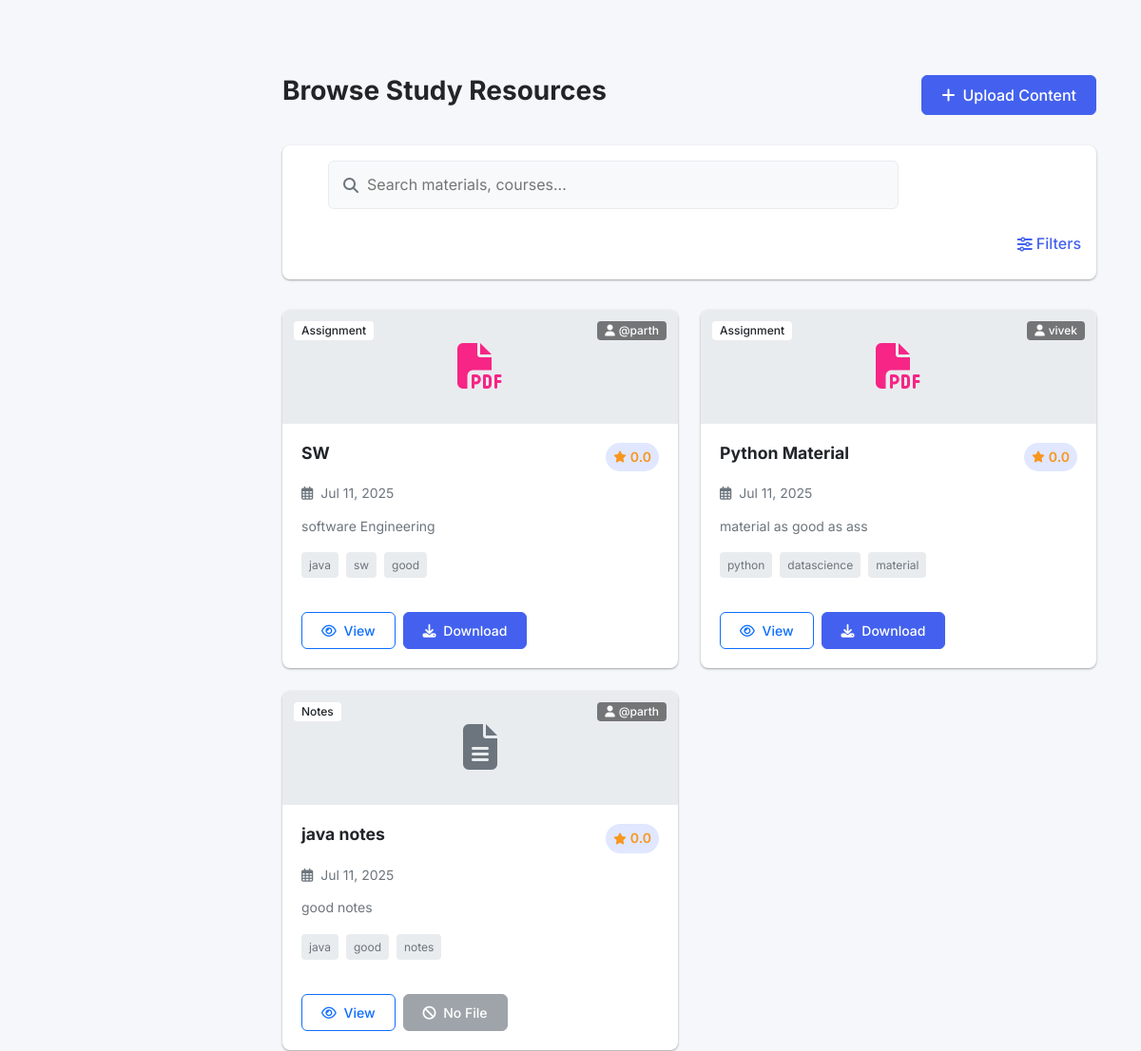
The app's page / (middle part), older data.
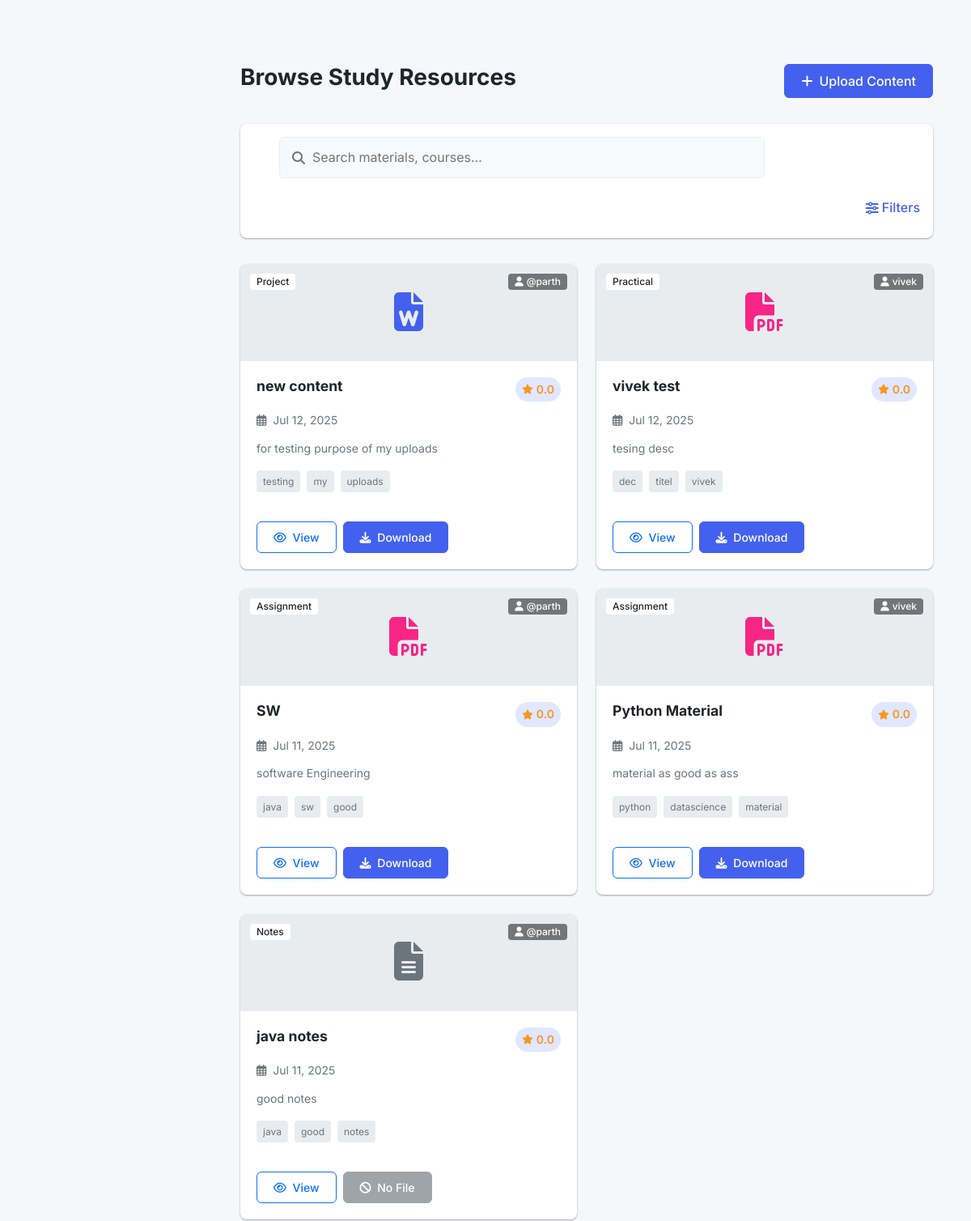
The same page, newer data.
### content/models.py (models this page shows, shortened)
class Content(models.Model):
    author = models.ForeignKey(User, on_delete=models.CASCADE, related_name='contents')
    name = models.CharField(max_length=200)
    desc = models.TextField(verbose_name="Description")
    content_type = models.CharField(max_length=10, choices=ContentType.choices)
    date = models.DateTimeField(auto_now_add=True)
    updated_at = models.DateTimeField(auto_now=True)  # Track updates
    tags = models.CharField(max_length=200, help_text="Comma-separated (3-5 tags)")
    file = models.FileField(upload_to='notes/', blank=True, null=True)
    is_public = models.BooleanField(default=True)
    download_count = models.PositiveIntegerField(default=0)
    rate = models.DecimalField(max_digits=2, decimal_places=1, default=0.0, editable=False)
    class Meta:
        ordering = ['-date']
        indexes = [
            models.Index(fields=['content_type', 'date']),
            models.Index(fields=['author', 'is_public']),
        ]
    def tag_list(self):
        return [tag.strip() for tag in self.tags.split(',') if tag.strip()]

### content/views.py (the view)
# urls.py: 2. Add a URL to urlpatterns:  path('', views.home, name='home')
def home(request):
    data = Content.objects.all()
    return render(request,"content/home.html",{'data':data})

### content/templates/content/home.html (shortened to what this page needs)
{% extends "layout.html" %}
{% block content %}
{% load static %}
<link rel="stylesheet" href="{% static 'css/home.css' %}">
<section class="resources-section" id="resources">
  <div class="container">
    <div class="section-header">
      <h2>Browse Study Resources</h2>
      <a href="{% url 'content_create' %}" class="btn btn-primary">
        <i class="fas fa-plus me-2"></i>Upload Content
      </a>
    </div>
    <div class="search-filter-card">
      <form method="GET" action="">
        <div class="search-bar">
          <i class="fas fa-search"></i>
          <input type="text" name="search" placeholder="Search materials, courses..." value="{{ request.GET.search }}">
        </div>
        <div class="filter-controls">
          <button class="filter-toggle" type="button" data-bs-toggle="collapse" data-bs-target="#filterCollapse">
            <i class="fas fa-sliders-h me-1"></i> Filters
          </button>
        </div>
      </form>
    </div>
    <div class="resources-grid">
      {% for item in data %}
      <div class="resource-card">
        <div class="card-header">
          {% if item.file %}
            {% if item.file.name|slice:"-4:" == '.pdf' %}
              <div class="file-icon pdf">
                <i class="fas fa-file-pdf"></i>
              </div>
            {% elif item.file.name|slice:"-5:" == '.docx' %}
              <div class="file-icon word">
                <i class="fas fa-file-word"></i>
              </div>
            {% elif item.file.name|slice:"-4:" == '.zip' %}
              <div class="file-icon archive">
                <i class="fas fa-file-archive"></i>
              </div>
            {% else %}
              <div class="file-icon default">
                <i class="fas fa-file-alt"></i>
              </div>
            {% endif %}
          {% else %}
            <div class="file-icon default">
              <i class="fas fa-file-alt"></i>
            </div>
          {% endif %}
          <div class="card-badges">
            <span class="badge type-badge">{{ item.get_content_type_display }}</span>
            {% if item.author %}
            <span class="badge author-badge">
              <i class="fas fa-user me-1"></i>{{ item.author.username }}
            </span>
            {% endif %}
          </div>
        </div>
        <div class="card-body">
          <div class="card-title-row">
            <h5>{{ item.name }}</h5>
            <div class="rating">
              <i class="fas fa-star"></i>
              <span>{{ item.rate|floatformat:1 }}</span>
            </div>
          </div>
          <div class="card-meta">
            <span><i class="far fa-calendar-alt me-1"></i> {{ item.date|date:"M d, Y" }}</span>
          </div>
          <p class="card-description">{{ item.desc|truncatechars:120 }}</p>
          {% if item.tag_list %}
          <div class="card-tags">
            {% for tag in item.tag_list %}
            <span class="tag">{{ tag }}</span>
            {% endfor %}
          </div>
          {% endif %}
        </div>
        <div class="card-footer">
          <div class="footer-actions">
            <a href="{% url 'content_detail' item.id %}" class="btn btn-sm btn-outline-primary">
              <i class="far fa-eye me-1"></i> View
            </a>
            {% if item.file %}
            <a href="{{ item.file.url }}" class="btn btn-sm btn-primary" download="{{ item.file.name }}">
              <i class="fas fa-download me-1"></i> Download
            </a>
            {% else %}
            <span class="btn btn-sm btn-secondary disabled">
              <i class="fas fa-ban me-1"></i> No File
            </span>
            {% endif %}
          </div>
        </div>
      </div>
      {% endfor %}
    </div>
  </div>
</section>
{% endblock %}

Row changes from the older to the newer data that the page shows:
added Content: content_type "Project", author.username "@parth", name "new content", rate "0.0", date "Jul 12, 2025", desc "for testing purpose of my uploads", tag_list "testing" "my" "uploads"
added Content: content_type "Practical", author.username "vivek", name "vivek test", rate "0.0", date "Jul 12, 2025", desc "tesing desc", tag_list "dec" "titel" "vivek"
